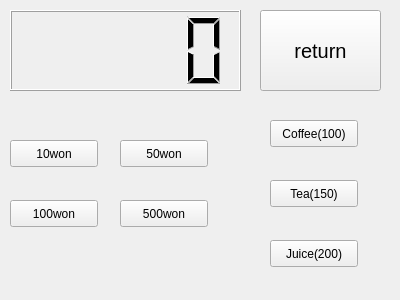
<?xml version="1.0" encoding="UTF-8"?>
<ui version="4.0">
 <class>Widget</class>
 <widget class="QWidget" name="Widget">
  <property name="geometry">
   <rect>
    <x>0</x>
    <y>0</y>
    <width>400</width>
    <height>300</height>
   </rect>
  </property>
  <property name="windowTitle">
   <string>Widget</string>
  </property>
  <widget class="QLCDNumber" name="lcdNumber">
   <property name="geometry">
    <rect>
     <x>10</x>
     <y>10</y>
     <width>231</width>
     <height>81</height>
    </rect>
   </property>
  </widget>
  <widget class="QPushButton" name="pb10">
   <property name="geometry">
    <rect>
     <x>10</x>
     <y>140</y>
     <width>88</width>
     <height>27</height>
    </rect>
   </property>
   <property name="text">
    <string>10won</string>
   </property>
  </widget>
  <widget class="QPushButton" name="pb50">
   <property name="geometry">
    <rect>
     <x>120</x>
     <y>140</y>
     <width>88</width>
     <height>27</height>
    </rect>
   </property>
   <property name="text">
    <string>50won</string>
   </property>
  </widget>
  <widget class="QPushButton" name="pb100">
   <property name="geometry">
    <rect>
     <x>10</x>
     <y>200</y>
     <width>88</width>
     <height>27</height>
    </rect>
   </property>
   <property name="text">
    <string>100won</string>
   </property>
  </widget>
  <widget class="QPushButton" name="pb500">
   <property name="geometry">
    <rect>
     <x>120</x>
     <y>200</y>
     <width>88</width>
     <height>27</height>
    </rect>
   </property>
   <property name="text">
    <string>500won</string>
   </property>
  </widget>
  <widget class="QPushButton" name="pbCoffee">
   <property name="geometry">
    <rect>
     <x>270</x>
     <y>120</y>
     <width>88</width>
     <height>27</height>
    </rect>
   </property>
   <property name="text">
    <string>Coffee(100)</string>
   </property>
  </widget>
  <widget class="QPushButton" name="pbTea">
   <property name="geometry">
    <rect>
     <x>270</x>
     <y>180</y>
     <width>88</width>
     <height>27</height>
    </rect>
   </property>
   <property name="text">
    <string>Tea(150)</string>
   </property>
  </widget>
  <widget class="QPushButton" name="pbJuice">
   <property name="geometry">
    <rect>
     <x>270</x>
     <y>240</y>
     <width>88</width>
     <height>27</height>
    </rect>
   </property>
   <property name="text">
    <string>Juice(200)</string>
   </property>
  </widget>
  <widget class="QPushButton" name="pbReturn">
   <property name="geometry">
    <rect>
     <x>260</x>
     <y>10</y>
     <width>121</width>
     <height>81</height>
    </rect>
   </property>
   <property name="font">
    <font>
     <pointsize>15</pointsize>
    </font>
   </property>
   <property name="text">
    <string>return</string>
   </property>
  </widget>
 </widget>
 <layoutdefault spacing="6" margin="11"/>
 <resources/>
 <connections/>
</ui>
